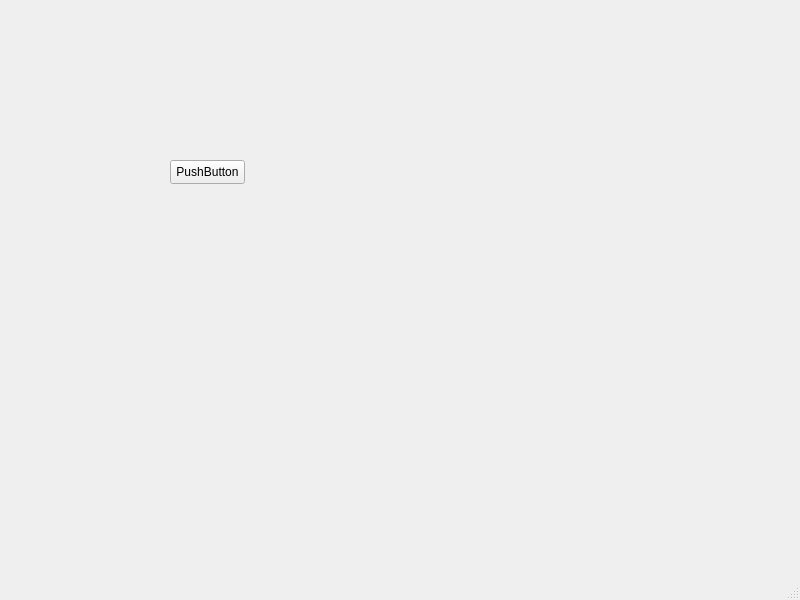
<?xml version="1.0" encoding="UTF-8"?>
<ui version="4.0">
 <class>MainWindow</class>
 <widget class="QMainWindow" name="MainWindow">
  <property name="geometry">
   <rect>
    <x>0</x>
    <y>0</y>
    <width>800</width>
    <height>600</height>
   </rect>
  </property>
  <property name="windowTitle">
   <string>MainWindow</string>
  </property>
  <widget class="QWidget" name="centralwidget">
   <widget class="QPushButton" name="pushButton">
    <property name="geometry">
     <rect>
      <x>170</x>
      <y>160</y>
      <width>75</width>
      <height>24</height>
     </rect>
    </property>
    <property name="text">
     <string>PushButton</string>
    </property>
   </widget>
  </widget>
  <widget class="QMenuBar" name="menubar">
   <property name="geometry">
    <rect>
     <x>0</x>
     <y>0</y>
     <width>800</width>
     <height>22</height>
    </rect>
   </property>
  </widget>
  <widget class="QStatusBar" name="statusbar"/>
 </widget>
 <resources/>
 <connections/>
</ui>
